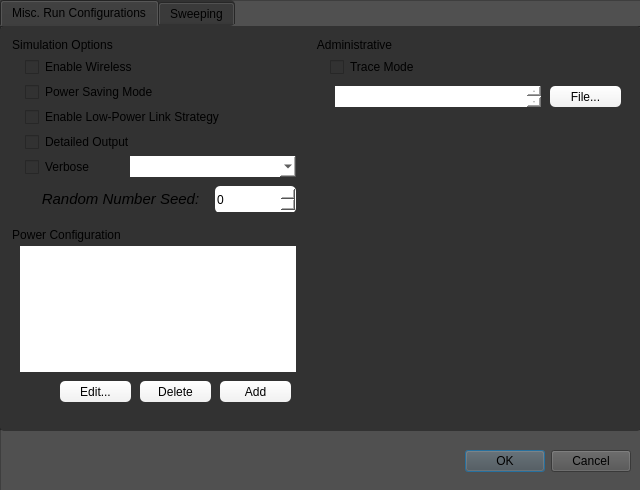
<?xml version="1.0" encoding="UTF-8"?>
<ui version="4.0">
 <class>Dialog</class>
 <widget class="QDialog" name="Dialog">
  <property name="geometry">
   <rect>
    <x>0</x>
    <y>0</y>
    <width>640</width>
    <height>490</height>
   </rect>
  </property>
  <property name="windowTitle">
   <string>Dialog</string>
  </property>
  <property name="styleSheet">
   <string notr="true">QGroupBox {
    border: 1px solid gray;
    border-radius: 9px;
    margin-top: 0.5em;
}

QGroupBox::title {
    subcontrol-origin: margin;
    left: 10px;
    padding: 0 3px 0 3px;
}
background-color: rgb(80, 80, 80);</string>
  </property>
  <widget class="QFrame" name="frame">
   <property name="geometry">
    <rect>
     <x>0</x>
     <y>0</y>
     <width>641</width>
     <height>491</height>
    </rect>
   </property>
   <property name="styleSheet">
    <string notr="true">background-color: rgb(80, 80, 80)</string>
   </property>
   <property name="frameShape">
    <enum>QFrame::StyledPanel</enum>
   </property>
   <property name="frameShadow">
    <enum>QFrame::Raised</enum>
   </property>
   <widget class="QTabWidget" name="tabWidget">
    <property name="geometry">
     <rect>
      <x>0</x>
      <y>0</y>
      <width>641</width>
      <height>431</height>
     </rect>
    </property>
    <property name="styleSheet">
     <string notr="true">background-color: rgb(50, 50, 50);
border-radius: 5px;</string>
    </property>
    <property name="currentIndex">
     <number>0</number>
    </property>
    <widget class="QWidget" name="Misc_Config_Tab">
     <attribute name="title">
      <string>Misc. Run Configurations</string>
     </attribute>
     <widget class="QGroupBox" name="groupBox">
      <property name="geometry">
       <rect>
        <x>10</x>
        <y>10</y>
        <width>296</width>
        <height>186</height>
       </rect>
      </property>
      <property name="styleSheet">
       <string notr="true">border-radius: 5px;
</string>
      </property>
      <property name="title">
       <string>Simulation Options</string>
      </property>
      <widget class="QCheckBox" name="Wireless_CheckBox">
       <property name="geometry">
        <rect>
         <x>15</x>
         <y>20</y>
         <width>156</width>
         <height>22</height>
        </rect>
       </property>
       <property name="text">
        <string>Enable Wireless</string>
       </property>
      </widget>
      <widget class="QCheckBox" name="Power_Save_CheckBox">
       <property name="geometry">
        <rect>
         <x>15</x>
         <y>45</y>
         <width>161</width>
         <height>22</height>
        </rect>
       </property>
       <property name="text">
        <string>Power Saving Mode</string>
       </property>
      </widget>
      <widget class="QWidget" name="Max_Packet_Size_Widget" native="true">
       <property name="geometry">
        <rect>
         <x>15</x>
         <y>150</y>
         <width>271</width>
         <height>26</height>
        </rect>
       </property>
       <widget class="QLabel" name="Max_Packet_Size_Label">
        <property name="geometry">
         <rect>
          <x>0</x>
          <y>0</y>
          <width>191</width>
          <height>26</height>
         </rect>
        </property>
        <property name="styleSheet">
         <string notr="true">font-size: 11pt;
font-style: italic;</string>
        </property>
        <property name="text">
         <string>&lt;html&gt;&lt;head/&gt;&lt;body&gt;&lt;p align=&quot;center&quot;&gt;Random Number Seed:&lt;/p&gt;&lt;/body&gt;&lt;/html&gt;</string>
        </property>
       </widget>
       <widget class="QSpinBox" name="Max_Packet_Size_SpinBox">
        <property name="geometry">
         <rect>
          <x>190</x>
          <y>0</y>
          <width>81</width>
          <height>27</height>
         </rect>
        </property>
        <property name="styleSheet">
         <string notr="true">background-color: rgb(255, 255, 255);</string>
        </property>
       </widget>
      </widget>
      <widget class="QCheckBox" name="Power_Save_CheckBox_2">
       <property name="geometry">
        <rect>
         <x>15</x>
         <y>70</y>
         <width>251</width>
         <height>22</height>
        </rect>
       </property>
       <property name="text">
        <string>Enable Low-Power Link Strategy</string>
       </property>
      </widget>
      <widget class="QWidget" name="widget" native="true">
       <property name="geometry">
        <rect>
         <x>15</x>
         <y>120</y>
         <width>271</width>
         <height>26</height>
        </rect>
       </property>
       <widget class="QCheckBox" name="Power_Save_CheckBox_3">
        <property name="geometry">
         <rect>
          <x>0</x>
          <y>0</y>
          <width>106</width>
          <height>22</height>
         </rect>
        </property>
        <property name="text">
         <string>Verbose</string>
        </property>
       </widget>
       <widget class="QComboBox" name="comboBox">
        <property name="geometry">
         <rect>
          <x>105</x>
          <y>0</y>
          <width>166</width>
          <height>21</height>
         </rect>
        </property>
        <property name="styleSheet">
         <string notr="true">background-color: rgb(255, 255, 255);
border-radius: 0px;
text-align: center;</string>
        </property>
       </widget>
      </widget>
      <widget class="QCheckBox" name="Power_Save_CheckBox_4">
       <property name="geometry">
        <rect>
         <x>15</x>
         <y>95</y>
         <width>161</width>
         <height>22</height>
        </rect>
       </property>
       <property name="text">
        <string>Detailed Output</string>
       </property>
      </widget>
     </widget>
     <widget class="QGroupBox" name="groupBox_2">
      <property name="geometry">
       <rect>
        <x>315</x>
        <y>10</y>
        <width>316</width>
        <height>156</height>
       </rect>
      </property>
      <property name="styleSheet">
       <string notr="true">border-radius: 5px;
</string>
      </property>
      <property name="title">
       <string>Administrative</string>
      </property>
      <widget class="QCheckBox" name="Trace_Mode_CheckBox_2">
       <property name="geometry">
        <rect>
         <x>15</x>
         <y>20</y>
         <width>111</width>
         <height>22</height>
        </rect>
       </property>
       <property name="text">
        <string>Trace Mode</string>
       </property>
      </widget>
      <widget class="QWidget" name="widget_4" native="true">
       <property name="geometry">
        <rect>
         <x>20</x>
         <y>50</y>
         <width>286</width>
         <height>21</height>
        </rect>
       </property>
       <widget class="QPushButton" name="pushButton_2">
        <property name="geometry">
         <rect>
          <x>215</x>
          <y>0</y>
          <width>71</width>
          <height>21</height>
         </rect>
        </property>
        <property name="styleSheet">
         <string notr="true">background-color: qlineargradient(spread:pad, x1:0, y1:1, x2:0, y2:0, stop:0 rgba(240, 240, 240, 255), stop:1 rgba(255, 255, 255, 255));
border-color: rgb(0, 0, 0);
</string>
        </property>
        <property name="text">
         <string>File...</string>
        </property>
       </widget>
       <widget class="QTextEdit" name="textEdit">
        <property name="geometry">
         <rect>
          <x>-5</x>
          <y>0</y>
          <width>211</width>
          <height>21</height>
         </rect>
        </property>
        <property name="styleSheet">
         <string notr="true">background-color: rgb(255, 255, 255);
border-radius: 0px;
font-size: 10pt;
text-align: right;</string>
        </property>
       </widget>
      </widget>
     </widget>
     <widget class="QGroupBox" name="groupBox_3">
      <property name="geometry">
       <rect>
        <x>10</x>
        <y>200</y>
        <width>296</width>
        <height>191</height>
       </rect>
      </property>
      <property name="styleSheet">
       <string notr="true">border-radius: 5px;
</string>
      </property>
      <property name="title">
       <string>Power Configuration</string>
      </property>
      <widget class="QListWidget" name="listWidget">
       <property name="geometry">
        <rect>
         <x>10</x>
         <y>20</y>
         <width>276</width>
         <height>126</height>
        </rect>
       </property>
       <property name="styleSheet">
        <string notr="true">background-color: rgb(255, 255, 255);
border-radius: 0px;
font-size: 10pt;
text-align: right;</string>
       </property>
      </widget>
      <widget class="QPushButton" name="pushButton_3">
       <property name="geometry">
        <rect>
         <x>130</x>
         <y>155</y>
         <width>71</width>
         <height>21</height>
        </rect>
       </property>
       <property name="styleSheet">
        <string notr="true">background-color: qlineargradient(spread:pad, x1:0, y1:1, x2:0, y2:0, stop:0 rgba(240, 240, 240, 255), stop:1 rgba(255, 255, 255, 255));
border-color: rgb(0, 0, 0);
</string>
       </property>
       <property name="text">
        <string>Delete</string>
       </property>
      </widget>
      <widget class="QPushButton" name="pushButton_4">
       <property name="geometry">
        <rect>
         <x>210</x>
         <y>155</y>
         <width>71</width>
         <height>21</height>
        </rect>
       </property>
       <property name="styleSheet">
        <string notr="true">background-color: qlineargradient(spread:pad, x1:0, y1:1, x2:0, y2:0, stop:0 rgba(240, 240, 240, 255), stop:1 rgba(255, 255, 255, 255));
border-color: rgb(0, 0, 0);</string>
       </property>
       <property name="text">
        <string>Add</string>
       </property>
      </widget>
      <widget class="QPushButton" name="pushButton_5">
       <property name="geometry">
        <rect>
         <x>50</x>
         <y>155</y>
         <width>71</width>
         <height>21</height>
        </rect>
       </property>
       <property name="styleSheet">
        <string notr="true">background-color: qlineargradient(spread:pad, x1:0, y1:1, x2:0, y2:0, stop:0 rgba(240, 240, 240, 255), stop:1 rgba(255, 255, 255, 255));
border-color: rgb(0, 0, 0);</string>
       </property>
       <property name="text">
        <string>Edit...</string>
       </property>
      </widget>
     </widget>
    </widget>
    <widget class="QWidget" name="Sweeping_Config_Tab">
     <attribute name="title">
      <string>Sweeping</string>
     </attribute>
     <widget class="QGroupBox" name="groupBox_4">
      <property name="geometry">
       <rect>
        <x>10</x>
        <y>30</y>
        <width>296</width>
        <height>186</height>
       </rect>
      </property>
      <property name="styleSheet">
       <string notr="true">border-radius: 5px;
</string>
      </property>
      <property name="title">
       <string>Sweep Options</string>
      </property>
      <widget class="QCheckBox" name="Wireless_CheckBox_2">
       <property name="geometry">
        <rect>
         <x>15</x>
         <y>20</y>
         <width>156</width>
         <height>22</height>
        </rect>
       </property>
       <property name="text">
        <string>Enable Wireless</string>
       </property>
      </widget>
      <widget class="QCheckBox" name="Power_Save_CheckBox_5">
       <property name="geometry">
        <rect>
         <x>15</x>
         <y>45</y>
         <width>161</width>
         <height>22</height>
        </rect>
       </property>
       <property name="text">
        <string>Power Saving Mode</string>
       </property>
      </widget>
      <widget class="QWidget" name="Max_Packet_Size_Widget_2" native="true">
       <property name="geometry">
        <rect>
         <x>15</x>
         <y>150</y>
         <width>271</width>
         <height>26</height>
        </rect>
       </property>
       <widget class="QLabel" name="Max_Packet_Size_Label_2">
        <property name="geometry">
         <rect>
          <x>0</x>
          <y>0</y>
          <width>191</width>
          <height>26</height>
         </rect>
        </property>
        <property name="styleSheet">
         <string notr="true">font-size: 11pt;
font-style: italic;</string>
        </property>
        <property name="text">
         <string>&lt;html&gt;&lt;head/&gt;&lt;body&gt;&lt;p align=&quot;center&quot;&gt;Random Number Seed:&lt;/p&gt;&lt;/body&gt;&lt;/html&gt;</string>
        </property>
       </widget>
       <widget class="QSpinBox" name="Max_Packet_Size_SpinBox_2">
        <property name="geometry">
         <rect>
          <x>190</x>
          <y>0</y>
          <width>81</width>
          <height>27</height>
         </rect>
        </property>
        <property name="styleSheet">
         <string notr="true">background-color: rgb(255, 255, 255);</string>
        </property>
       </widget>
      </widget>
      <widget class="QCheckBox" name="Power_Save_CheckBox_6">
       <property name="geometry">
        <rect>
         <x>15</x>
         <y>70</y>
         <width>251</width>
         <height>22</height>
        </rect>
       </property>
       <property name="text">
        <string>Enable Low-Power Link Strategy</string>
       </property>
      </widget>
      <widget class="QWidget" name="widget_2" native="true">
       <property name="geometry">
        <rect>
         <x>15</x>
         <y>120</y>
         <width>271</width>
         <height>26</height>
        </rect>
       </property>
       <widget class="QCheckBox" name="Power_Save_CheckBox_7">
        <property name="geometry">
         <rect>
          <x>0</x>
          <y>0</y>
          <width>106</width>
          <height>22</height>
         </rect>
        </property>
        <property name="text">
         <string>Verbose</string>
        </property>
       </widget>
       <widget class="QComboBox" name="comboBox_2">
        <property name="geometry">
         <rect>
          <x>105</x>
          <y>0</y>
          <width>166</width>
          <height>21</height>
         </rect>
        </property>
        <property name="styleSheet">
         <string notr="true">background-color: rgb(255, 255, 255);
border-radius: 0px;
text-align: center;</string>
        </property>
       </widget>
      </widget>
      <widget class="QCheckBox" name="Power_Save_CheckBox_8">
       <property name="geometry">
        <rect>
         <x>15</x>
         <y>95</y>
         <width>161</width>
         <height>22</height>
        </rect>
       </property>
       <property name="text">
        <string>Detailed Output</string>
       </property>
      </widget>
     </widget>
     <widget class="QGroupBox" name="groupBox_5">
      <property name="geometry">
       <rect>
        <x>315</x>
        <y>30</y>
        <width>316</width>
        <height>186</height>
       </rect>
      </property>
      <property name="styleSheet">
       <string notr="true">border-radius: 5px;
</string>
      </property>
      <property name="title">
       <string>Output Options</string>
      </property>
      <widget class="QRadioButton" name="radioButton">
       <property name="geometry">
        <rect>
         <x>15</x>
         <y>25</y>
         <width>117</width>
         <height>22</height>
        </rect>
       </property>
       <property name="text">
        <string>Bar Graph</string>
       </property>
      </widget>
      <widget class="QRadioButton" name="radioButton_2">
       <property name="geometry">
        <rect>
         <x>15</x>
         <y>55</y>
         <width>117</width>
         <height>22</height>
        </rect>
       </property>
       <property name="text">
        <string>Line Graph</string>
       </property>
      </widget>
      <widget class="QRadioButton" name="radioButton_3">
       <property name="geometry">
        <rect>
         <x>15</x>
         <y>85</y>
         <width>117</width>
         <height>22</height>
        </rect>
       </property>
       <property name="text">
        <string>Scatter Plot</string>
       </property>
      </widget>
      <widget class="QGraphicsView" name="graphicsView">
       <property name="geometry">
        <rect>
         <x>135</x>
         <y>20</y>
         <width>171</width>
         <height>91</height>
        </rect>
       </property>
       <property name="styleSheet">
        <string notr="true">background-color: rgb(255, 255, 255);</string>
       </property>
      </widget>
      <widget class="QWidget" name="widget_5" native="true">
       <property name="geometry">
        <rect>
         <x>10</x>
         <y>150</y>
         <width>296</width>
         <height>21</height>
        </rect>
       </property>
       <widget class="QPushButton" name="pushButton_6">
        <property name="geometry">
         <rect>
          <x>225</x>
          <y>0</y>
          <width>71</width>
          <height>21</height>
         </rect>
        </property>
        <property name="styleSheet">
         <string notr="true">background-color: qlineargradient(spread:pad, x1:0, y1:1, x2:0, y2:0, stop:0 rgba(240, 240, 240, 255), stop:1 rgba(255, 255, 255, 255));
border-color: rgb(0, 0, 0);
</string>
        </property>
        <property name="text">
         <string>File...</string>
        </property>
       </widget>
      </widget>
      <widget class="QCheckBox" name="Power_Save_CheckBox_14">
       <property name="geometry">
        <rect>
         <x>15</x>
         <y>120</y>
         <width>161</width>
         <height>22</height>
        </rect>
       </property>
       <property name="text">
        <string>Save to File:</string>
       </property>
      </widget>
      <widget class="QLineEdit" name="lineEdit">
       <property name="geometry">
        <rect>
         <x>10</x>
         <y>151</y>
         <width>211</width>
         <height>21</height>
        </rect>
       </property>
       <property name="styleSheet">
        <string notr="true">background-color: rgb(255, 255, 255);
border-radius: 0px;</string>
       </property>
      </widget>
     </widget>
     <widget class="QCheckBox" name="Power_Save_CheckBox_15">
      <property name="geometry">
       <rect>
        <x>15</x>
        <y>5</y>
        <width>251</width>
        <height>22</height>
       </rect>
      </property>
      <property name="text">
       <string>Enable Sweeping</string>
      </property>
     </widget>
    </widget>
   </widget>
   <widget class="QDialogButtonBox" name="buttonBox">
    <property name="geometry">
     <rect>
      <x>10</x>
      <y>445</y>
      <width>621</width>
      <height>32</height>
     </rect>
    </property>
    <property name="orientation">
     <enum>Qt::Horizontal</enum>
    </property>
    <property name="standardButtons">
     <set>QDialogButtonBox::Cancel|QDialogButtonBox::Ok</set>
    </property>
   </widget>
  </widget>
 </widget>
 <resources/>
 <connections/>
</ui>
